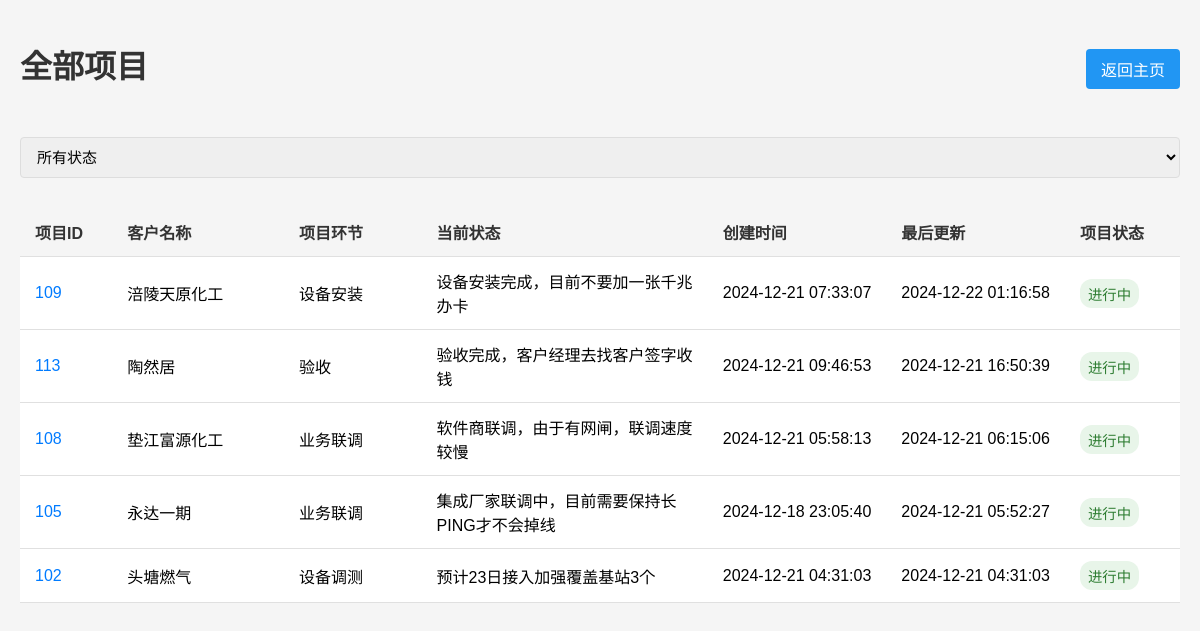
Screenshot of /projects_by_state/active (signed in) with the database file from the repository.
### tables this page shows
CREATE TABLE projects (
                id INTEGER PRIMARY KEY,
                client_name TEXT NOT NULL,
                stage TEXT,
                status TEXT,
                created_at TIMESTAMP,
                last_updated TIMESTAMP,
                notes TEXT,
                state TEXT,
                is_active INTEGER
            , area TEXT, manager TEXT, manager_phone TEXT);

### app.py (the view)
@app.route('/projects_by_state/<state>')
@login_required
def projects_by_state(state):
    try:
        print(f"\n开始获取{state}状态的项目列表...")
        if state == 'total':
            projects = manager.get_all_projects()
            print(f"获取到所有项目：{len(projects)} 个")
            for p in projects:
                print(f"项目：ID={p['id']}, 名称={p['client_name']}, 状态={p['state']}")
        else:
            projects = manager.get_projects_by_state(state)
            print(f"获取到 {state} 状态的项目：{len(projects)} 个")
            for p in projects:
                print(f"项目：ID={p['id']}, 名称={p['client_name']}, 状态={p['state']}")
        print("准备渲染模板...")
        return render_template('all_projects.html',
                             projects=projects)
    except Exception as e:
        print(f"获取项目列表时出错：{str(e)}")
        import traceback
        print(f"错误堆栈：\n{traceback.format_exc()}")
        flash('获取项目列表时出错，请重试')
        return redirect(url_for('index'))

### app.py (called while the page is built)
def login_required(f):
    @wraps(f)
    def decorated_function(*args, **kwargs):
        if 'user_id' not in session:
            return redirect(url_for('login'))
        return f(*args, **kwargs)
    return decorated_function

@app.template_filter('datetime')
def format_datetime(value):
    if isinstance(value, str):
        value = datetime.fromisoformat(value)
    return value.strftime('%Y-%m-%d %H:%M:%S')

### models.py (called while the page is built)
    def get_cursor(self):
        if not hasattr(self.local, 'cursor'):
            self.local.conn = sqlite3.connect('work_management.db', check_same_thread=False)
            self.local.cursor = self.local.conn.cursor()
        return self.local.cursor

    @property
    def cursor(self):
        return self.get_cursor()

### templates/all_projects.html (shortened to what this page needs)
<!DOCTYPE html>
<html>
<head>
    <link rel="stylesheet" href="{{ url_for('static', filename='style.css') }}">
    <link rel="stylesheet" href="https://cdnjs.cloudflare.com/ajax/libs/font-awesome/5.15.4/css/all.min.css">
</head>
<body>
    <div class="container">
        <div class="header-section">
            <h1>全部项目</h1>
            <a href="{{ url_for('index') }}" class="back-btn">返回主页</a>
        </div>
        <div class="projects-list">
            <div class="project-filters">
                <select id="statusFilter" onchange="filterProjects()">
                    <option value="all">所有状态</option>
                </select>
            </div>
            <table class="projects-table">
                <thead>
                    <tr>
                        <th>项目ID</th>
                        <th>客户名称</th>
                        <th>项目环节</th>
                        <th class="status-column">当前状态</th>
                        <th>创建时间</th>
                        <th>最后更新</th>
                        <th>项目状态</th>
                    </tr>
                </thead>
                <tbody>
                    {% for project in projects %}
                    <tr data-status="{{ 'completed' if not project.is_active else project.state }}">
                        <td>
                            <a href="{{ url_for('project_history', project_id=project.id) }}" class="project-id-link">
                                {{ project.id }}
                            </a>
                        </td>
                        <td>{{ project.client_name }}</td>
                        <td>{{ project.stage }}</td>
                        <td class="status-column">{{ project.status }}</td>
                        <td>{{ project.created_at|datetime }}</td>
                        <td>{{ project.last_updated|datetime }}</td>
                        <td>
                            {% if project.is_active %}
                                {% if project.state == 'active' %}
                                    <span class="status-badge active">进行中</span>
                                {% elif project.state == 'recent_inactive' %}
                                    <span class="status-badge maintenance">维保中</span>
                                {% else %}
                                    <span class="status-badge expired">合同到期退网</span>
                                {% endif %}
                            {% endif %}
                        </td>
                    </tr>
                    {% endfor %}
                </tbody>
            </table>
        </div>
    </div>
</body>
</html>

### static/style.css (style rules this page uses)
body { font-family: Arial, sans-serif; margin: 0; padding: 20px; background-color: #f5f5f5; }
.container { max-width: 1600px; margin: 0 auto; }
h1 { text-align: center; color: #333; margin-bottom: 30px; }
input, textarea, select { padding: 10px 12px; font-size: 15px; border: 1px solid #ddd; border-radius: 4px; width: 100%; box-sizing: border-box; }
.back-btn { background-color: #2196F3; color: white; padding: 8px 15px; border-radius: 4px; text-decoration: none; transition: background-color 0.3s; }
.header-section { display: flex; justify-content: space-between; align-items: center; margin-bottom: 20px; }
.projects-list { display: flex; flex-direction: column; gap: 10px; }
.projects-table { width: 100%; border-collapse: separate; border-spacing: 0; margin-top: 20px; }
.projects-table th, .projects-table td { padding: 12px 15px; text-align: left; border-bottom: 1px solid #e0e0e0; }
.projects-table .status-column { width: 25%; max-width: 400px; }
.projects-table th { background-color: #f5f5f5; font-weight: 600; color: #333; position: sticky; top: 0; z-index: 10; }
.projects-table tr { border: 1px solid #e0e0e0; margin-bottom: 8px; background-color: #fff; transition: all 0.3s ease; }
.projects-table tbody tr { border-radius: 4px; margin: 8px 0; }
.projects-table td:nth-child(1) { width: 8%; }
.projects-table td:nth-child(2) { width: 15%; }
.projects-table td:nth-child(3) { width: 12%; }
.projects-table td:nth-child(5), .projects-table td:nth-child(6) { width: 12%; white-space: nowrap; }
.projects-table td:nth-child(7) { width: 10%; }
.project-id-link { color: #007bff; text-decoration: none; font-weight: 500; transition: color 0.2s; }
.status-badge { padding: 4px 8px; border-radius: 12px; font-size: 0.9em; font-weight: 500; display: inline-block; }
.status-badge.active { background-color: #e8f5e9; color: #2e7d32; }

### rows the page displays
projects: id "109", client_name "涪陵天原化工", stage "设备安装", status "设备安装完成，目前不要加一张千兆办卡", created_at "2024-12-21 07:33:07", last_updated "2024-12-22 01:16:58", is_active "进行中"
projects: id "113", client_name "陶然居", stage "验收", status "验收完成，客户经理去找客户签字收钱", created_at "2024-12-21 09:46:53", last_updated "2024-12-21 16:50:39", is_active "进行中"
projects: id "108", client_name "垫江富源化工", stage "业务联调", status "软件商联调，由于有网闸，联调速度较慢", created_at "2024-12-21 05:58:13", last_updated "2024-12-21 06:15:06", is_active "进行中"
projects: id "105", client_name "永达一期", stage "业务联调", status "集成厂家联调中，目前需要保持长PING才不会掉线", created_at "2024-12-18 23:05:40", last_updated "2024-12-21 05:52:27", is_active "进行中"
projects: id "102", client_name "头塘燃气", stage "设备调测", status "预计23日接入加强覆盖基站3个", created_at "2024-12-21 04:31:03", last_updated "2024-12-21 04:31:03", is_active "进行中"
